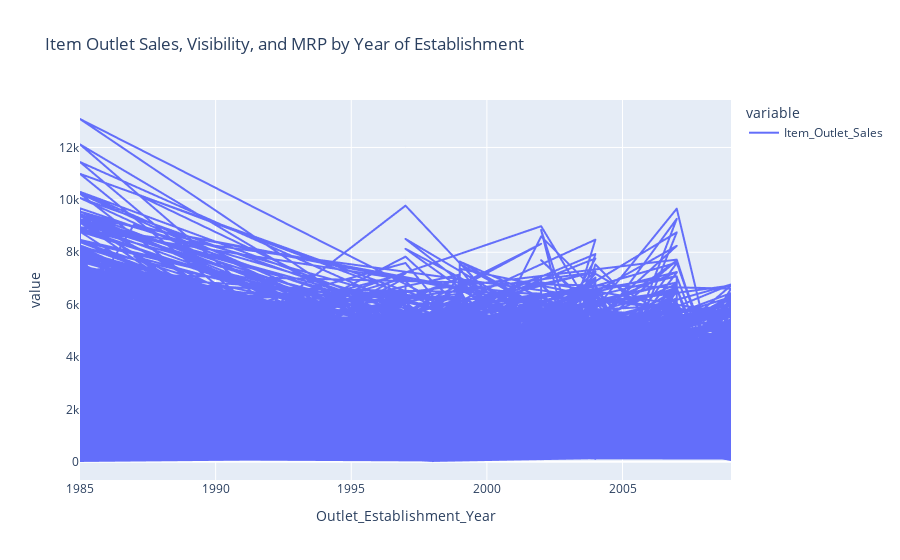

The notebook cell saved with this chart:
### Code cell
import pandas as pd
import plotly.express as px
import plotly.io as pio

import nbformat
print(nbformat.__version__)


# Load the dataset
data = pd.read_csv('sales.csv')

# Create a line plot for Item_Outlet_Sales, Item_Visibility, and Item_MRP
fig = px.line(data, x='Outlet_Establishment_Year', 
              y=['Item_Outlet_Sales'],
              title='Item Outlet Sales, Visibility, and MRP by Year of Establishment')

# Show the plot
fig.show()

### Figure 1 — Plotly figure (JSON) as saved in the notebook; plotly's stock layout.template omitted (floating-point values rounded to 4 significant figures; data arrays with more than 128 entries replaced by an {"elided": "..."} marker saying what was removed)
{"data": [{"hovertemplate": "variable=Item_Outlet_Sales<br>Outlet_Establishment_Year=%{x}<br>value=%{y}<extra></extra>", "legendgroup": "Item_Outlet_Sales", "line": {"color": "#636efa", "dash": "solid"}, "marker": {"symbol": "circle"}, "mode": "lines", "name": "Item_Outlet_Sales", "showlegend": true, "type": "scattergl", "x": {"elided": "8523 int values"}, "xaxis": "x", "y": {"elided": "8523 float values"}, "yaxis": "y"}], "layout": {"legend": {"title": {"text": "variable"}, "tracegroupgap": 0}, "title": {"text": "Item Outlet Sales, Visibility, and MRP by Year of Establishment"}, "xaxis": {"anchor": "y", "domain": [0, 1], "title": {"text": "Outlet_Establishment_Year"}}, "yaxis": {"anchor": "x", "domain": [0, 1], "title": {"text": "value"}}}}
